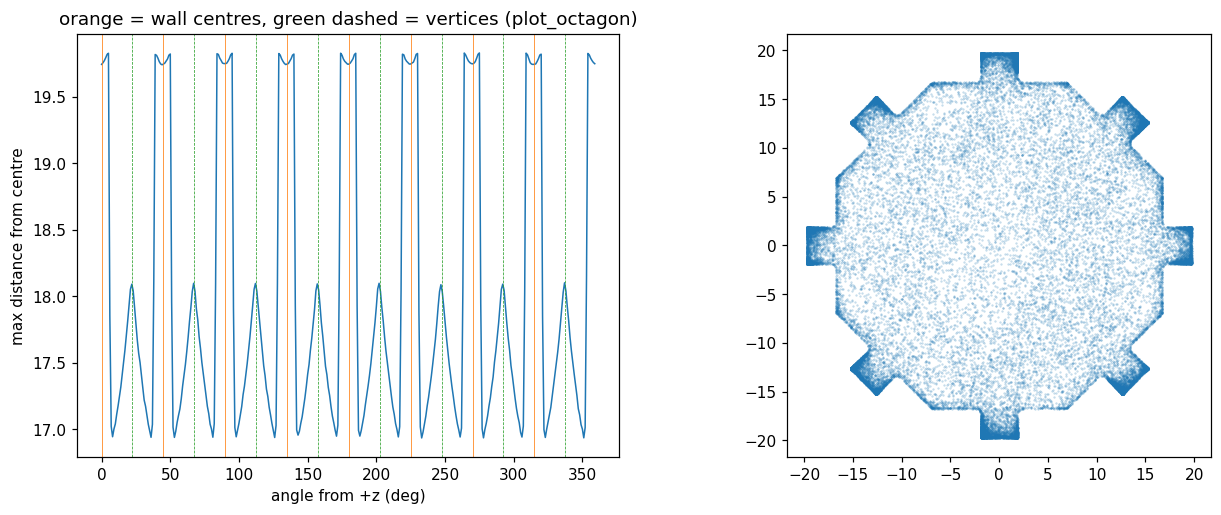

The script that saved this image:
import os, numpy as np, pandas as pd
import matplotlib; matplotlib.use('Agg'); import matplotlib.pyplot as plt
OUT = os.path.dirname(os.path.abspath(__file__))
pos = pd.read_pickle(os.path.join(OUT, 'positions_260723_peripheral.pkl'))
x, z = pos.x.to_numpy(), pos.z.to_numpy()
r = np.hypot(x, z)
# angle clockwise from +z, as in plot_octagon (x = sin, y = cos)
ang = np.degrees(np.arctan2(x, z)) % 360
b = np.floor(ang).astype(int)
prof = pd.DataFrame(dict(b=b, r=r)).groupby('b').r.agg(['max', 'size'])
# fold onto one 45-degree sector (0 = wall-centre direction in plot_octagon)
fold = (ang % 45)
fb = np.floor(fold * 2) / 2
fprof = pd.DataFrame(dict(fb=fb, r=r)).groupby('fb').r.agg(['max', 'size'])
print(fprof.to_string())

fig, ax = plt.subplots(1, 2, figsize=(14, 5))
ax[0].plot(prof.index, prof['max'], lw=1)
for a in range(0, 360, 45): ax[0].axvline(a, color='C1', lw=.5)
for a in range(0, 360, 45): ax[0].axvline(a + 22.5, color='C2', lw=.5, ls='--')
ax[0].set(xlabel='angle from +z (deg)', ylabel='max distance from centre', title='orange = wall centres, green dashed = vertices (plot_octagon)')
ax[1].scatter(x[::20], z[::20], s=.2, alpha=.3); ax[1].set_aspect('equal')
fig.savefig(os.path.join(OUT, 'profile.png'), dpi=110, bbox_inches='tight')
